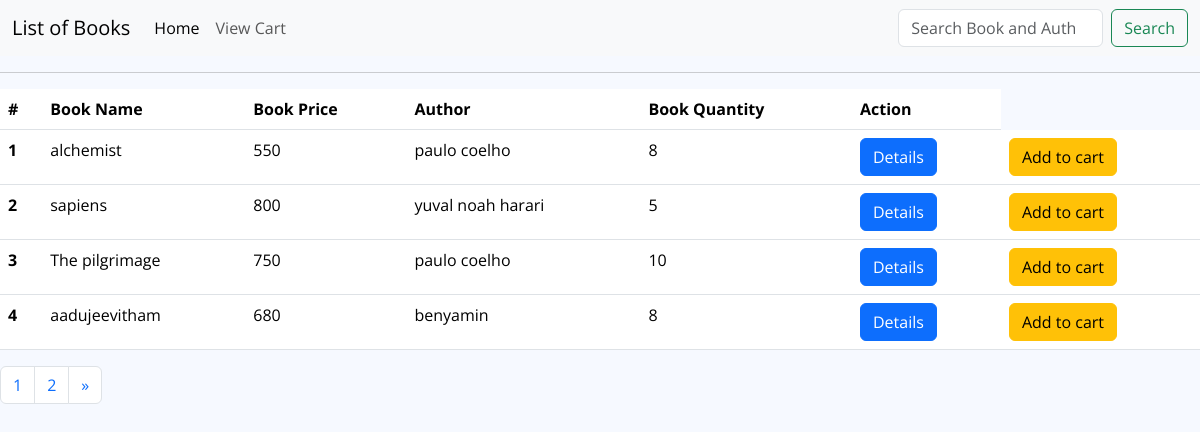
/user/userlistbook/, run on an earlier commit of the app's database.
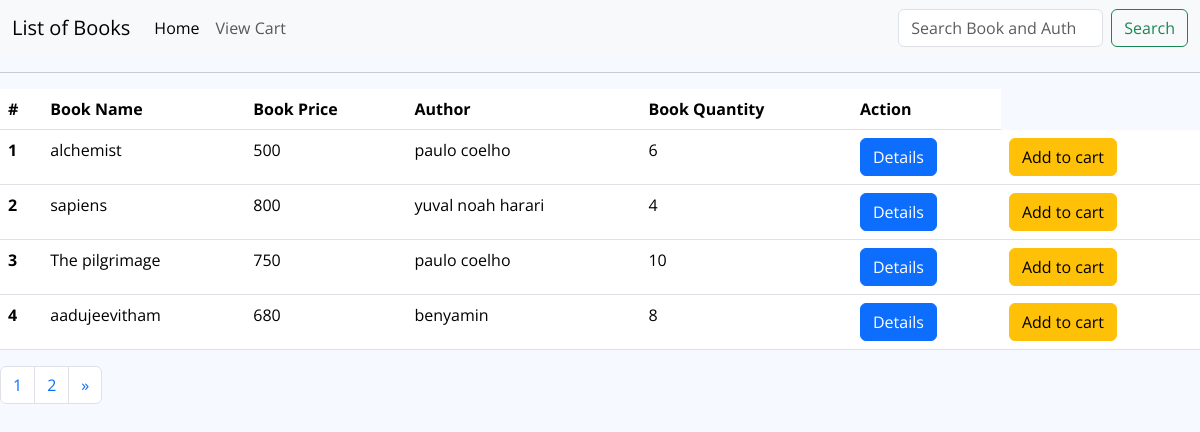
And on a later commit of the database.
### bookapp/models.py (models this page shows, shortened)
class Book(models.Model):
    title = models.CharField(max_length=200)
    price = models.IntegerField()
    image=models.ImageField(upload_to='book_media')
    quantity=models.IntegerField()
    author = models.ForeignKey(Author,  on_delete=models.CASCADE)  #Assure Referential Integrity

class Author(models.Model):
    name = models.CharField(max_length=200,null=True)
    def __str__(self):
        return '{}'.format(self.name)

### userapp/views.py (the view)
# urls.py: path('userlistbook/', views.userlistBook,name='userlistbook'),
def userlistBook(request):
    books = Book.objects.all()
    paginator = Paginator(books, 4)
    page_number = request.GET.get('page')
    try:
        page = paginator.get_page(page_number)
    except EmptyPage:
        page = paginator.page(page_number.num_pages)
    return render(request, 'user/userlistbook.html', {'books': books, 'page': page})

### templates/user/userlistbook.html (shortened to what this page needs)
<!DOCTYPE html>
{% load static %}
{% block content %}
<html lang="en">
<head>
  <link href="https://cdn.jsdelivr.net/npm/bootstrap@5.3.3/dist/css/bootstrap.min.css" rel="stylesheet">
  <link href="{% static 'assets/vendor/bootstrap/css/bootstrap.min.css' %}" rel="stylesheet">
  <link href="{% static 'assets/vendor/bootstrap-icons/bootstrap-icons.css' %}" rel="stylesheet">
  <link href="{% static 'assets/vendor/boxicons/css/boxicons.min.css' %}" rel="stylesheet">
  <link href="{% static 'assets/vendor/quill/quill.snow.css' %}" rel="stylesheet">
  <link href="{% static 'assets/vendor/quill/quill.bubble.css' %}" rel="stylesheet">
  <link href="{% static 'assets/vendor/remixicon/remixicon.css' %}" rel="stylesheet">
  <link href="{% static 'assets/vendor/simple-datatables/style.css' %}" rel="stylesheet">
  <link href="{% static 'assets/css/style.css' %}" rel="stylesheet">
</head>
<body>
  <nav class="navbar navbar-expand-lg bg-body-tertiary">
    <div class="container-fluid">
      <a class="navbar-brand" href="#">List of Books</a>
      <div class="collapse navbar-collapse" id="navbarSupportedContent">
        <ul class="navbar-nav me-auto mb-2 mb-lg-0">
          <li class="nav-item">
            <a class="nav-link active" aria-current="page" href="{% url 'user_view' %}">Home</a>
          </li>
          <li class="nav-item">
            <a class="nav-link" href="{% url 'viewcart' %}">View Cart</a>
          </li>
        </ul>
        <form class="d-flex" role="search" method="get" action="{% url 'usersearchbook' %}">
          <input name="q" class="form-control me-2" type="search" placeholder="Search Book and Author" title="search book " aria-label="Search">
          <button class="btn btn-outline-success" type="submit">Search</button>
        </form>
      </div>
    </div>
  </nav><hr/>
    <table class="table">
        <thead>
          <tr>
            <th scope="col">#</th>
              <th scope="col">Book Name</th>
              <th scope="col">Book Price</th>
              <th scope="col">Author</th>
              <th scope="col">Book Quantity</th>
              <th scope="col">Action</th>
          </tr>
        </thead>
        <tbody>
          {% for book in page %}
             <tr>
                 <th scope="row">{{forloop.counter}}</th>
                 <td>{{book.title}}</td>
                 <td>{{book.price}}</td>
                 <td>{{book.author}}</td>
                 <td>{{book.quantity}}</td>
                 <td><a href="{% url 'userbookdetails' book.id %}" type="submit" class="btn btn-primary">Details</a></td>
                 <td><a href="{% url 'addtocart' book.id %}" class="btn btn-warning"> Add to cart</a></td>
             </tr>
            {%endfor%}
        </tbody>
      </table>
      <nav aria-label="Page navigation example">
        <ul class="pagination">
          {% for num in page.paginator.page_range %}
          <li class="page-item {% if page.number == num %}activate{% endif %}">
            <a class="page-link" href="?page={{ num }}">{{ num }}</a></li>
          <li class="page-item">
            {% endfor %}
            {% if page.has_next %}
            <a class="page-link" href="?page={{ page.next_page_number }}" aria-label="Next">
              <span aria-hidden="true">&raquo;</span>
            </a>
          </li>
          {% endif %}
        </ul>
      </nav>
      {% endblock %}

What changed in the data, as far as the page shows it:
changed Book "alchemist": price "550" → "500"; quantity "8" → "6"
changed Book "sapiens": quantity "5" → "4"
